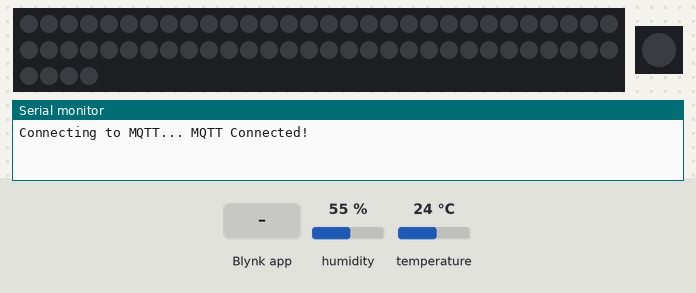
Bench run of a sketch on a simulated Particle Photon. Shown: 64 RGB LEDs in strip order, left to right, continuing on the next row, 1 RGB LEDs in strip order, left to right, the last lines printed to the serial monitor. Inputs (shaded band) come from the test bench; at power-on: humidity 55 %, temperature 24 °C. Dim RGB values are drawn brighter than linear; WiFi joins after 1.5 s; servers stay silent unless stated; no MQTT or app messages arrive unless stated.

Above: at 8.0 s.
8.1 s: Blynk app writes 1 to V2
At 8.5 s:
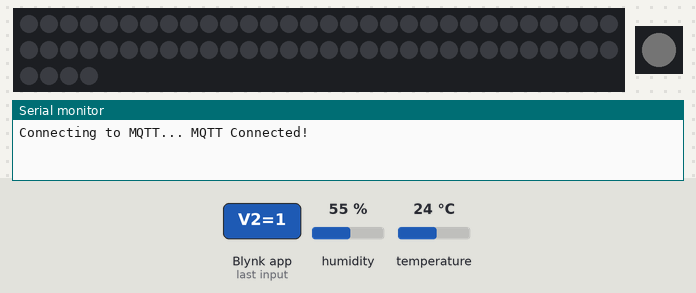
9.6 s: Blynk app writes 1 to V3
At 10.8 s:
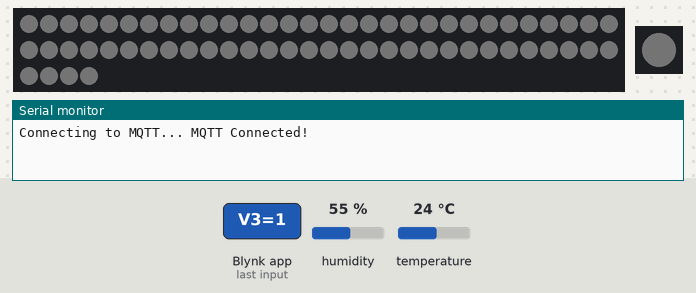
11.1 s: Blynk app writes 1 to V1
At 12.1 s:
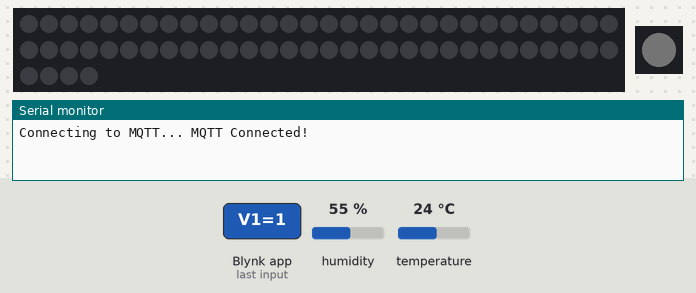
18.3 s: Blynk app writes 200 to V3
At 18.8 s:
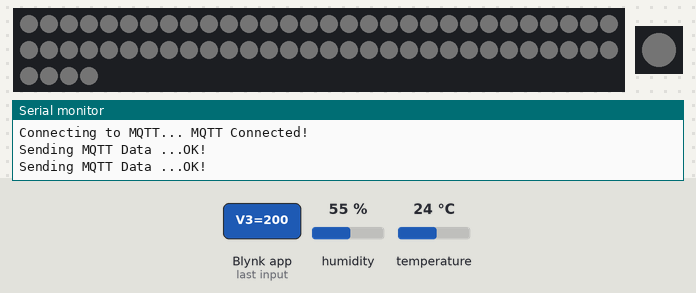
Timing chart, 0 to 20.8 s (numbered marks = the images above; inputs shaded):
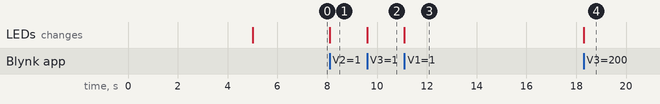

Measured:
- after the input at 9.6 s, the LEDs: change at once (image 2)
- after the input at 11.1 s, the LEDs: change at once (image 3)
- after the input at 18.3 s, the LEDs: change at once (image 4)

The sketch:

sensor_functions.ino
```cpp
// This #include statement was automatically added by the Particle IDE.
#include <Adafruit_MQTT.h>
#define AIO_SERVER      "io.adafruit.com"
#define AIO_SERVERPORT  1883                   // use 8883 for SSL
#define AIO_USERNAME    "CHANGE"
#define AIO_KEY         "CHANGE"

#include "Adafruit_MQTT/Adafruit_MQTT.h"
#include "Adafruit_MQTT/Adafruit_MQTT_SPARK.h"
#include "Adafruit_MQTT/Adafruit_MQTT.h"


TCPClient TheClient;
Adafruit_MQTT_SPARK mqtt(&TheClient,AIO_SERVER,AIO_SERVERPORT,AIO_USERNAME,AIO_KEY);

Adafruit_MQTT_Publish temp = Adafruit_MQTT_Publish(&mqtt, AIO_USERNAME "/feeds/temperature");
Adafruit_MQTT_Publish humid = Adafruit_MQTT_Publish(&mqtt, AIO_USERNAME "/feeds/humidity");


// NeoPixel Setup
#include <neopixel.h>
#define PIN 2
#define PIXEL_COUNT 64
#define PIXEL_PIN D2
#define PIXEL_TYPE WS2812B
Adafruit_NeoPixel strip(PIXEL_COUNT, PIXEL_PIN, PIXEL_TYPE);


// Blynk Stuff
#define BLYNK_PRINT Serial  // Set serial output for debug prints
//#define BLYNK_DEBUG       // Uncomment this to see detailed prints
#include <blynk.h>
char auth[] = "CHANGE";
BlynkTimer timer;
int uptimeCounter;

// DHT Stuff
#define DHTPIN 5
#define DHTTYPE DHT11
#include <Adafruit_DHT.h>
// Variables
int temperature;
int humidity;
int light;
int light_sensor_pin = A0;
DHT dht(DHTPIN, DHTTYPE);


void MQTT_connect() {
  int8_t ret;

  // Stop if already connected.
  if (mqtt.connected()) {
    return;
  }

  Serial.print("Connecting to MQTT... ");

  while ((ret = mqtt.connect()) != 0) { // connect will return 0 for connected
       Serial.println(mqtt.connectErrorString(ret));
       Serial.println("Retrying MQTT connection in 5 seconds...");
       mqtt.disconnect();
       delay(5000);  // wait 5 seconds
  }
  Serial.println("MQTT Connected!");
}


void setup()
{
    Serial.begin(115200);
    delay(5000); // Allow board to settle
    strip.begin();
    strip.show();
    dht.begin();
    Blynk.begin(auth);
    timer.setInterval(10000L, increment);
    MQTT_connect();
}

// Function to connect and reconnect as necessary to the MQTT server.
// Should be called in the loop function and it will take care if connecting.


void publishUptime() {
     unsigned long now = millis();
     unsigned long lastTime;
    //Every 30 seconds publish uptime
    if (now-lastTime>30000UL) {
        lastTime = now;
        // now is in milliseconds
        unsigned nowSec = now/1000UL;
        unsigned sec = nowSec%60;
        unsigned min = (nowSec%3600)/60;
        unsigned hours = (nowSec%86400)/3600;
        char* publishString;
        sprintf(publishString,"%u:%u:%u",hours,min,sec);
        Particle.publish("Uptime",publishString);
    }
}
void updateValues() {
  temperature = dht.getTempCelcius();
  humidity = dht.getHumidity();

  float light_measurement = analogRead(light_sensor_pin);
  light = (int)(light_measurement/4096*100);

  // Blynk Value Updates
  temperature = (temperature * 1.8) + 32;
  Blynk.virtualWrite(V5, temperature);
  Blynk.virtualWrite(V6, humidity);

  // Particle Cloud Calls
  //Particle.publish("temperature", String(temperature) + " °C");
  //Particle.publish("humidity", String(humidity) + " %");
  //Particle.publish("light", String(light) + "%");


   Serial.print(F("\nSending MQTT Data "));
   Serial.print("...");
   if (! temp.publish(temperature)) {
     Serial.println(F("Failed sending temperature"));
   } else {
     Serial.println(F("OK!"));
   }
   Serial.print(F("\nSending MQTT Data "));
   Serial.print("...");
   if (! humid.publish(humidity)) {
     Serial.println(F("Failed sending humidity"));
   } else {
     Serial.println(F("OK!"));
   }


}


// LED Control
BLYNK_WRITE(V1) {
    int bright = param[0].asInt();
    strip.setBrightness(bright);
    strip.show();
}
BLYNK_WRITE(V2) {
    int r = param[0].asInt();
    int g = param[1].asInt();
    int b = param[2].asInt();
    if (r > 0 || g > 0 || b > 0) {
        RGB.control(true);
        RGB.color(r, g, b);
    } else {
        RGB.control(false);
    }
}
BLYNK_WRITE(V3)
    {
      int r = param[0].asInt(); // get a RED channel value
      int g = param[1].asInt(); // get a GREEN channel value
      int b = param[2].asInt(); // get a BLUE channel value
      for (int i = 0; i < strip.numPixels(); i++)
      {
        strip.setPixelColor(i, r, g, b);
      }
      strip.show();
    }


// Timer Callback.  Put updates here.
void increment() {
      publishUptime();
      updateValues();
      uptimeCounter++;

}

void loop()
{
    Blynk.run();
    timer.run();
}
```
